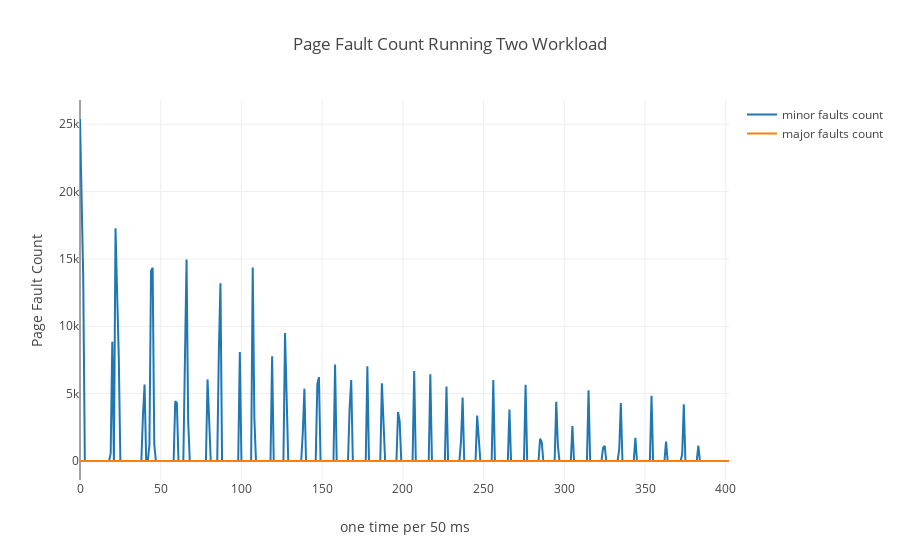

The code cell stored with this chart in its notebook:
### Code cell
import plotly.offline as py
import plotly.graph_objs as go

major_faults = []
minor_faults = []

with open("./profile1.data") as f :
    for line in f.readlines() :
        s = [int(x) for x in line.strip().split(" ")]
        if s[0] == 0 :
            break
        print(s)
        major_faults.append(s[2])
        minor_faults.append(s[1])

traces = []

trace = go.Scatter(
    x = [x for x in range(len(minor_faults))],
    y = [y for y in minor_faults],
    mode = 'lines',
    name = "minor faults count"
)
traces.append(trace)

trace = go.Scatter(
    x = [x for x in range(len(major_faults))],
    y = [y for y in major_faults],
    mode = 'lines',
    name = "major faults count"
)
traces.append(trace)

py.init_notebook_mode(connected=True)
py.iplot({
    "data": traces,
    "layout": dict(title = 'Page Fault Count Running Two Workload',
              xaxis = dict(title = 'one time per 50 ms'),
              yaxis = dict(title = 'Page Fault Count'),
              )
})

### Figure 1 — Plotly figure (JSON) as saved in the notebook; plotly's stock layout.template omitted (floating-point values rounded to 4 significant figures; data arrays with more than 128 entries replaced by an {"elided": "..."} marker saying what was removed)
{"data": [{"mode": "lines", "name": "minor faults count", "type": "scatter", "uid": "808d608c-5efc-11e9-a08c-80e65015b2fe", "x": {"elided": "403 int values"}, "y": {"elided": "403 int values"}}, {"mode": "lines", "name": "major faults count", "type": "scatter", "uid": "808d62b4-5efc-11e9-aa1d-80e65015b2fe", "x": {"elided": "403 int values"}, "y": {"elided": "403 int values"}}], "layout": {"title": "Page Fault Count Running Two Workload", "xaxis": {"title": "one time per 50 ms"}, "yaxis": {"title": "Page Fault Count"}}}
